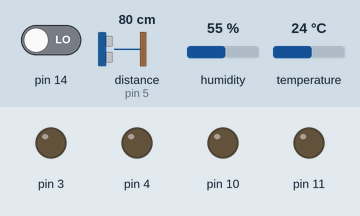
Bench run of a sketch on a simulated Arduino Uno, built with avr-gcc and run on an emulated ATmega328P. Parts: output pins drawn as LEDs (lit = HIGH). Wiring (inferred from the names in the program): ultrasonic range finder: trigger pin 7; echo pin 5. Inputs (shaded band) come from the test bench; at power-on: humidity 55 %, pin 14 LOW, temperature 24 °C, distance to the obstacle (sensor on pin 5) 80 cm. The echo pulse lasts 58.3 µs per cm; pins used as bus, display or sensor lines are not drawn; what the sketch prints to the serial monitor is not drawn.

Above: at 6.9 s.
7.0 s: humidity set to 79 %
15.4 s: humidity set to 82 %
At 21.1 s:
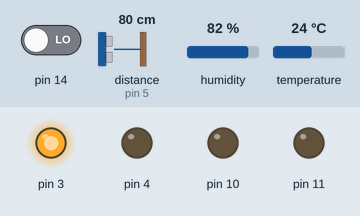
22.2 s: pin 14 driven HIGH
At 24.9 s:
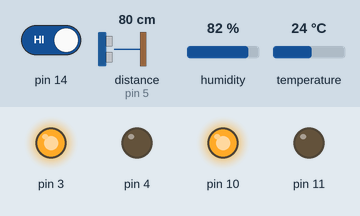
29.0 s: temperature set to 26.4 °C
36.8 s: temperature set to 27.9 °C
At 42.0 s:
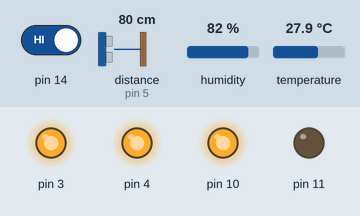
43.6 s: humidity set to 22 %
At 49.7 s:
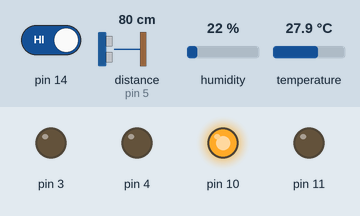
Timing chart, 0 to 56.5 s (numbered marks = the images above; inputs shaded):
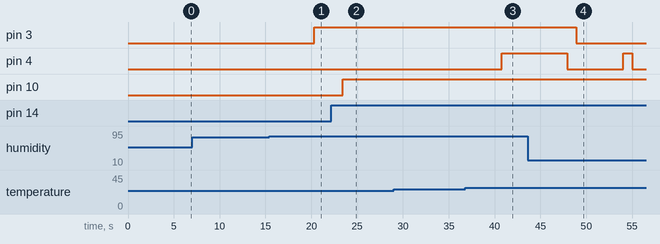

Measured:
- the behaviour switches between 80 and 81 % on humidity (found by bisection; images 0 and 1)
- the behaviour switches between 27 and 27.1 °C on temperature (found by bisection; images 2 and 3)
- after the input at 7.0 s, every drawn part: stays the same
- after the input at 15.4 s, pin 3: LOW → HIGH after 4.9 s
- after the input at 22.2 s, pin 10: LOW → HIGH after 1.2 s
- after the input at 29.0 s, every drawn part: stays the same
- after the input at 36.8 s, pin 4: LOW → HIGH after 4.0 s
- after the input at 43.6 s, pin 3: HIGH → LOW after 5.3 s; pin 4: HIGH → LOW after 4.3 s, → HIGH 6.1 s later, → LOW 1.0 s later

The sketch:

sketch_may24b.ino
```cpp
const int Trigger = 7;
const int Echo = 5;

#include <DHT.h>
//////////////// final de carrera
///////////////////////
//Constants
#define DHTPIN 2       // what pin we're connected to
#define DHTTYPE DHT22  // DHT22
DHT dht(DHTPIN, DHTTYPE);  // Initialize DHT sensor for normal 16mhz Arduino

float hum;   //Stores humidity value
float temp;  //Stores temperature value

void setup() {
  Serial.begin(9600);
  Serial.println("DHT22 sensor testing");
  pinMode(4, OUTPUT);
  pinMode(3, OUTPUT);
  pinMode (Trigger, OUTPUT);
  pinMode (Echo, INPUT);
  pinMode (10, OUTPUT);
  digitalWrite(Trigger, LOW);//Inicializamos el pin con 0
 pinMode (11, OUTPUT);

  //Initialize the DHT sensor
  dht.begin();
}

void loop()
{
    float converted = 0.00;

  //Read data and store it to variables hum and temp
  hum = dht.readHumidity();
  temp = dht.readTemperature();

  Serial.print("Celsius = ");
  Serial.print(temp);
  //Print degree symbol
  Serial.write(176);
  Serial.println("C");
  Serial.print("Humidity =");
  Serial.println(hum);
  delay(2000);
 if (temp > 27) {
    digitalWrite(4, HIGH);  // turn the LED on (HIGH is the voltage level)
    delay(1000);
  }
  if (hum > 80) {
    digitalWrite(3, HIGH);  // turn the LED on (HIGH is the voltage level)
    delay(1000);
  } else {
    digitalWrite(4, LOW);  // turn the LED off by making the voltage LOW
    delay(1000);
    digitalWrite(3, LOW);  // turn the LED off by making the voltage LOW
    delay(1000);
  }
  //////////////////////////////////////////////////////////////////////////////////// DISTANCIA
  long t; //timepo que demora en llegar el eco
  long d; //distancia en centimetros

  digitalWrite(Trigger, HIGH);
  delayMicroseconds(10);          //Enviamos un pulso de 10us
  digitalWrite(Trigger, LOW);

  t = pulseIn(Echo, HIGH); //obtenemos el ancho del pulso
  d = t/59;             //escalamos el tiempo a una distancia en cm

  Serial.print("Distancia: ");
  Serial.print(d);      //Enviamos serialmente el valor de la distancia
  Serial.print("cm");
  Serial.println();
  delay(100);          //Hacemos una pausa de 100ms
  //////////////////////////////////////////////////////////////////////
  delay(2000);
  if (digitalRead(14)){
      digitalWrite(10, HIGH);
  }
   if (digitalRead (11)){
    digitalWrite(10, LOW);
    }

}
```
